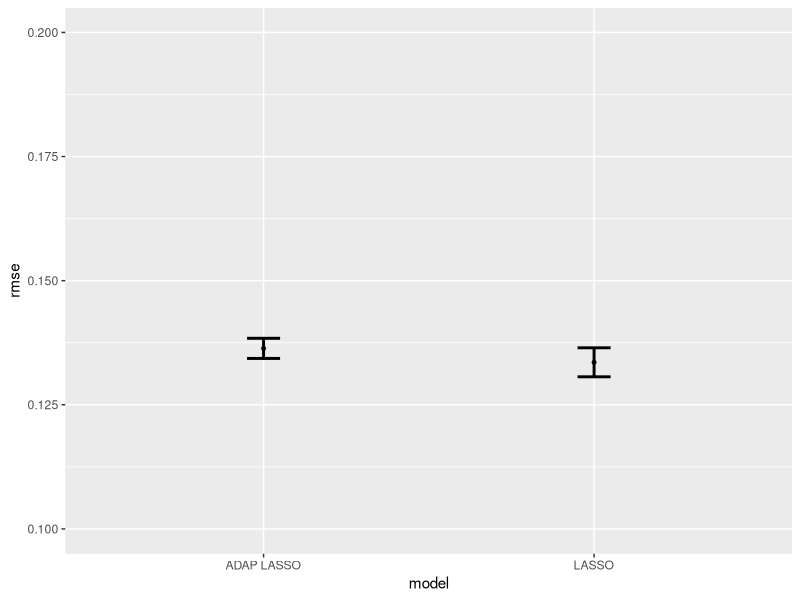

Reproduce this figure in R.

require(ggplot2)

# 95% confidence interval with 9 degrees of freedom
t <- qt(0.95,9)

models <- data.frame(model=c("LASSO", "ADAP LASSO"),
                     rmse=c(0.133560, 0.1363652), 
                     sd=c(t*0.001593, t*0.001106626))

ggplot(models, aes(x = model, y = rmse)) +
  geom_point(size = 1) +
  geom_errorbar(aes(ymax = rmse+sd, ymin = rmse-sd),width=0.1, size=1) + 
  ylim(0.10, 0.20)